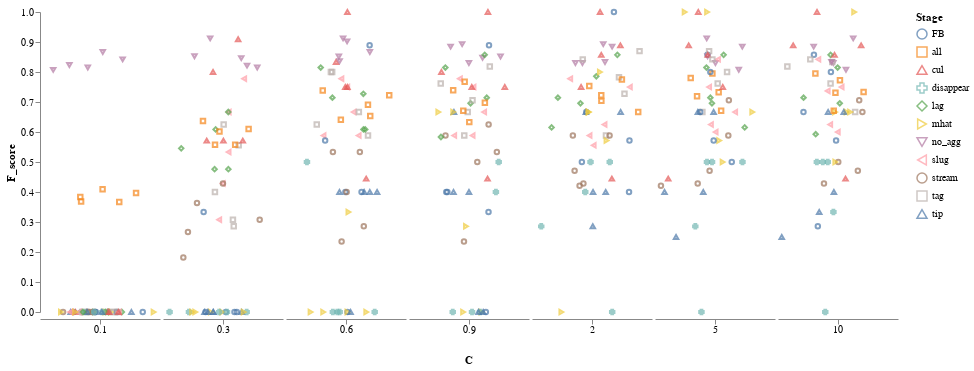
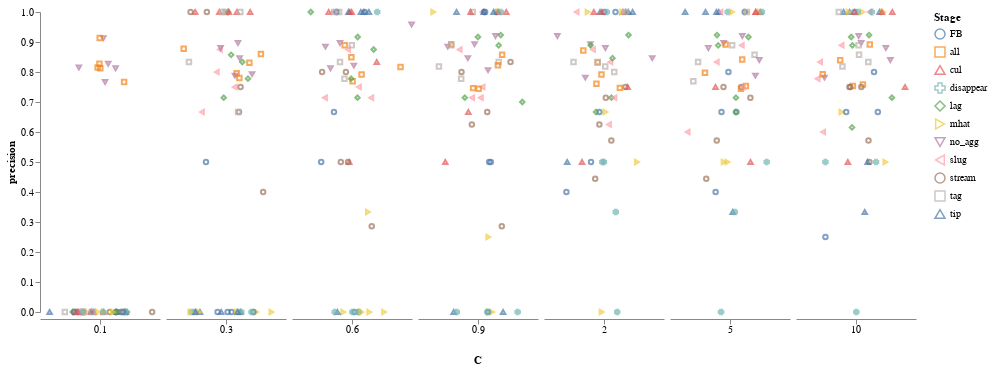
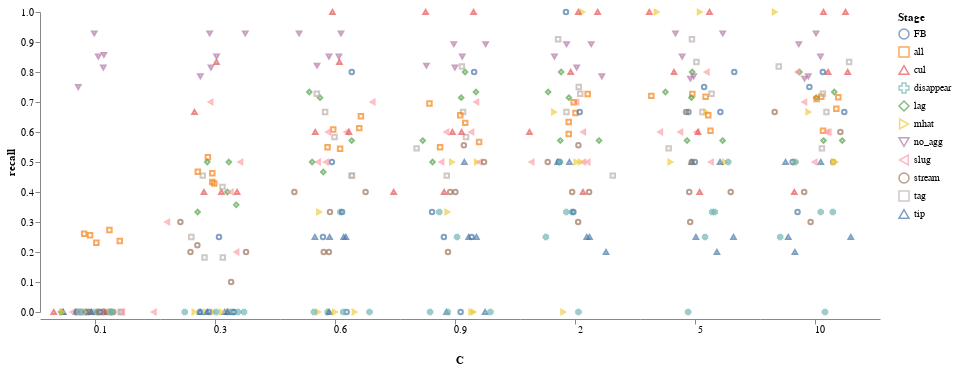
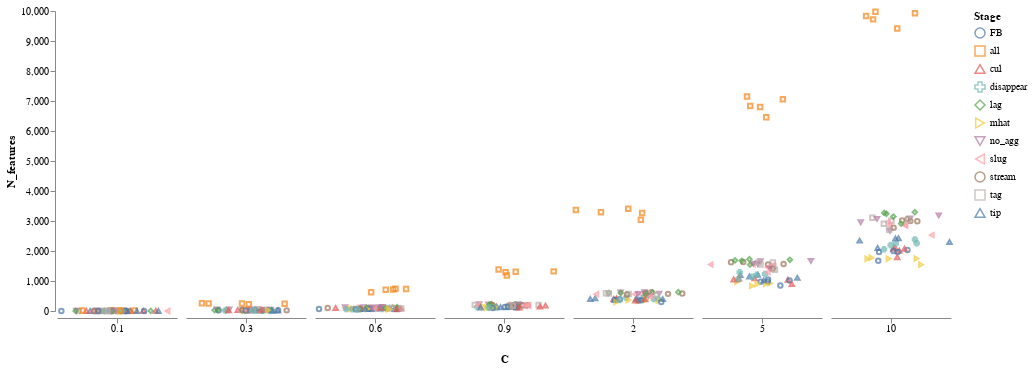

Notebook code for these charts, in order:
### Markdown cell above
### Classifier Binary Relevance with logistic regression

### Code cell
data_binary=loadPickle(pathClassification+'logisticRegressionBinaryRelevance.pkl')
display(scatter_catgory(data_binary['prfs'],'C', 'F_score', 'Stage','Stage'))
display(scatter_catgory(data_binary['prfs'],'C', 'precision', 'Stage','Stage'))
display(scatter_catgory(data_binary['prfs'],'C', 'recall', 'Stage','Stage'))
display(scatter_catgory(data_binary['featsN'],'C', 'N_features','Stage','Stage'))
#display(scatter_catgory(data_binary['rac'],'C', 'roc_auc',title='Micro ROC AUC (across all categories)'))
summary(data_binary['prfs'].query('C ==2'),'F_score',"Stage",order)

### Figure 1 — Vega-Lite specification as saved in the notebook (floating-point values rounded to 4 significant figures; data arrays with more than 128 entries replaced by an {"elided": "..."} marker saying what was removed)
{"config": {"view": {"continuousWidth": 400, "continuousHeight": 300, "stroke": null}, "facet": {"spacing": 0}}, "data": {"name": "data-d87186ce5a7532b121fe89318c40ab0e"}, "mark": {"type": "point", "size": 20}, "encoding": {"color": {"type": "nominal", "field": "Stage"}, "column": {"type": "quantitative", "field": "C", "header": {"labelAlign": "center", "labelAngle": 0, "labelOrient": "bottom", "labelPadding": 10, "titleOrient": "bottom"}}, "shape": {"type": "nominal", "field": "Stage"}, "x": {"type": "quantitative", "axis": {"grid": false, "labels": false, "ticks": true, "values": [0]}, "field": "jitter", "scale": {}, "title": null}, "y": {"type": "quantitative", "axis": {"grid": false}, "field": "F_score"}}, "title": "", "transform": [{"calculate": "sqrt(-2*log(random()))*cos(2*PI*random())", "as": "jitter"}], "width": 120, "$schema": "https://vega.github.io/schema/vega-lite/v4.0.2.json", "datasets": {"data-d87186ce5a7532b121fe89318c40ab0e": {"elided": "385 records"}}}

### Figure 2 — Vega-Lite specification as saved in the notebook (floating-point values rounded to 4 significant figures; data arrays with more than 128 entries replaced by an {"elided": "..."} marker saying what was removed)
{"config": {"view": {"continuousWidth": 400, "continuousHeight": 300, "stroke": null}, "facet": {"spacing": 0}}, "data": {"name": "data-d87186ce5a7532b121fe89318c40ab0e"}, "mark": {"type": "point", "size": 20}, "encoding": {"color": {"type": "nominal", "field": "Stage"}, "column": {"type": "quantitative", "field": "C", "header": {"labelAlign": "center", "labelAngle": 0, "labelOrient": "bottom", "labelPadding": 10, "titleOrient": "bottom"}}, "shape": {"type": "nominal", "field": "Stage"}, "x": {"type": "quantitative", "axis": {"grid": false, "labels": false, "ticks": true, "values": [0]}, "field": "jitter", "scale": {}, "title": null}, "y": {"type": "quantitative", "axis": {"grid": false}, "field": "precision"}}, "title": "", "transform": [{"calculate": "sqrt(-2*log(random()))*cos(2*PI*random())", "as": "jitter"}], "width": 120, "$schema": "https://vega.github.io/schema/vega-lite/v4.0.2.json", "datasets": {"data-d87186ce5a7532b121fe89318c40ab0e": {"elided": "385 records"}}}

### Figure 3 — Vega-Lite specification as saved in the notebook (floating-point values rounded to 4 significant figures; data arrays with more than 128 entries replaced by an {"elided": "..."} marker saying what was removed)
{"config": {"view": {"continuousWidth": 400, "continuousHeight": 300, "stroke": null}, "facet": {"spacing": 0}}, "data": {"name": "data-d87186ce5a7532b121fe89318c40ab0e"}, "mark": {"type": "point", "size": 20}, "encoding": {"color": {"type": "nominal", "field": "Stage"}, "column": {"type": "quantitative", "field": "C", "header": {"labelAlign": "center", "labelAngle": 0, "labelOrient": "bottom", "labelPadding": 10, "titleOrient": "bottom"}}, "shape": {"type": "nominal", "field": "Stage"}, "x": {"type": "quantitative", "axis": {"grid": false, "labels": false, "ticks": true, "values": [0]}, "field": "jitter", "scale": {}, "title": null}, "y": {"type": "quantitative", "axis": {"grid": false}, "field": "recall"}}, "title": "", "transform": [{"calculate": "sqrt(-2*log(random()))*cos(2*PI*random())", "as": "jitter"}], "width": 120, "$schema": "https://vega.github.io/schema/vega-lite/v4.0.2.json", "datasets": {"data-d87186ce5a7532b121fe89318c40ab0e": {"elided": "385 records"}}}

### Figure 4 — Vega-Lite specification as saved in the notebook (floating-point values rounded to 4 significant figures; data arrays with more than 128 entries replaced by an {"elided": "..."} marker saying what was removed)
{"config": {"view": {"continuousWidth": 400, "continuousHeight": 300, "stroke": null}, "facet": {"spacing": 0}}, "data": {"name": "data-57f4211fe99eb2954f75c972d07d478a"}, "mark": {"type": "point", "size": 20}, "encoding": {"color": {"type": "nominal", "field": "Stage"}, "column": {"type": "quantitative", "field": "C", "header": {"labelAlign": "center", "labelAngle": 0, "labelOrient": "bottom", "labelPadding": 10, "titleOrient": "bottom"}}, "shape": {"type": "nominal", "field": "Stage"}, "x": {"type": "quantitative", "axis": {"grid": false, "labels": false, "ticks": true, "values": [0]}, "field": "jitter", "scale": {}, "title": null}, "y": {"type": "quantitative", "axis": {"grid": false}, "field": "N_features"}}, "title": "", "transform": [{"calculate": "sqrt(-2*log(random()))*cos(2*PI*random())", "as": "jitter"}], "width": 120, "$schema": "https://vega.github.io/schema/vega-lite/v4.0.2.json", "datasets": {"data-57f4211fe99eb2954f75c972d07d478a": {"elided": "385 records"}}}
